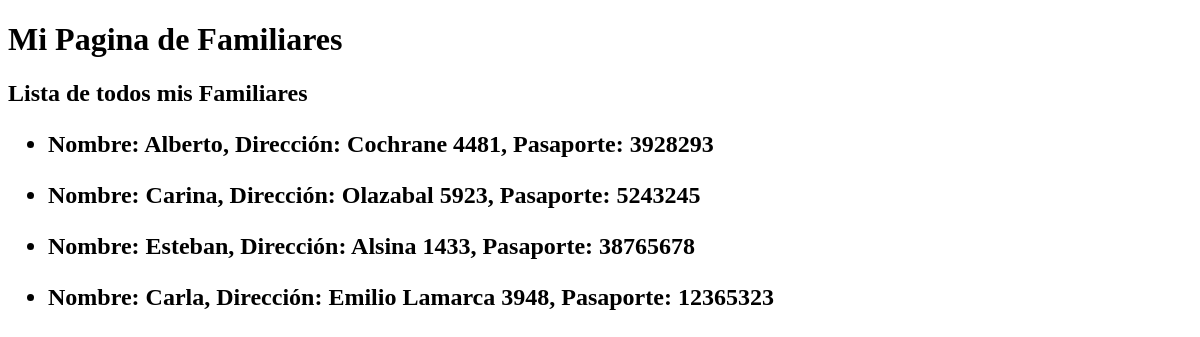
Page /mi-familia/ on the earlier database version.
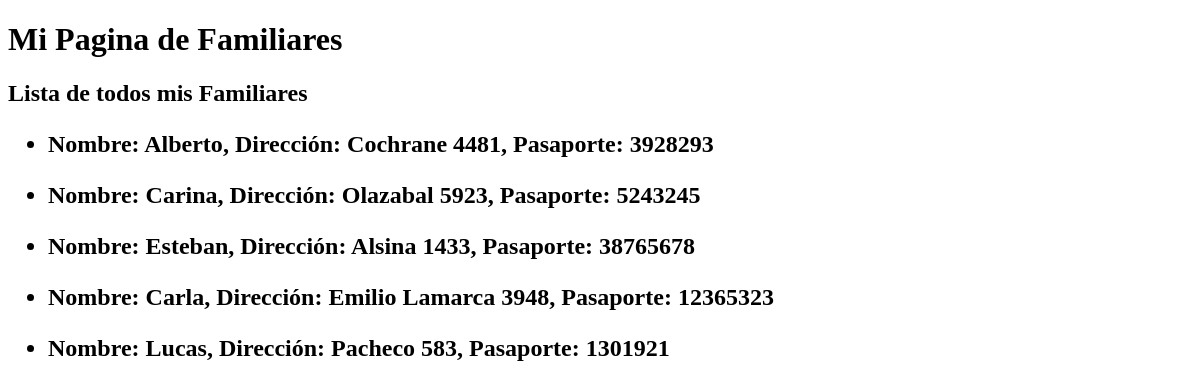
Same page on the later database version.
### AppLucas/models.py (models this page shows)
class Familiar(models.Model):
    nombre = models.CharField(max_length=100)
    direccion = models.CharField(max_length=200)
    numero_pasaporte = models.IntegerField()

### AppLucas/views.py (the view)
# urls.py: path('mi-familia/', monstrar_familiares),
def monstrar_familiares(request):
  lista_familiares = Familiar.objects.all()
  return render(request, "AppLucas/familiares.html", {"lista_familiares": lista_familiares}) # Esto se llama contexto

### AppLucas/Templates/AppLucas/familiares.html
{% extends 'AppLucas/base.html' %}
{% block titulo%} Lista de todos mis Familiares {% endblock %}
{% block contenido %}
  {% for familiar in lista_familiares %}
      <ul>
          <li> Nombre: {{familiar.nombre}}, Dirección: {{familiar.direccion}}, Pasaporte: {{familiar.numero_pasaporte}}</li>
      </ul>
  {% endfor %}
{% endblock %}

Differences in the rows shown:
added Familiar: nombre "Lucas", direccion "Pacheco 583", numero_pasaporte "1301921"
